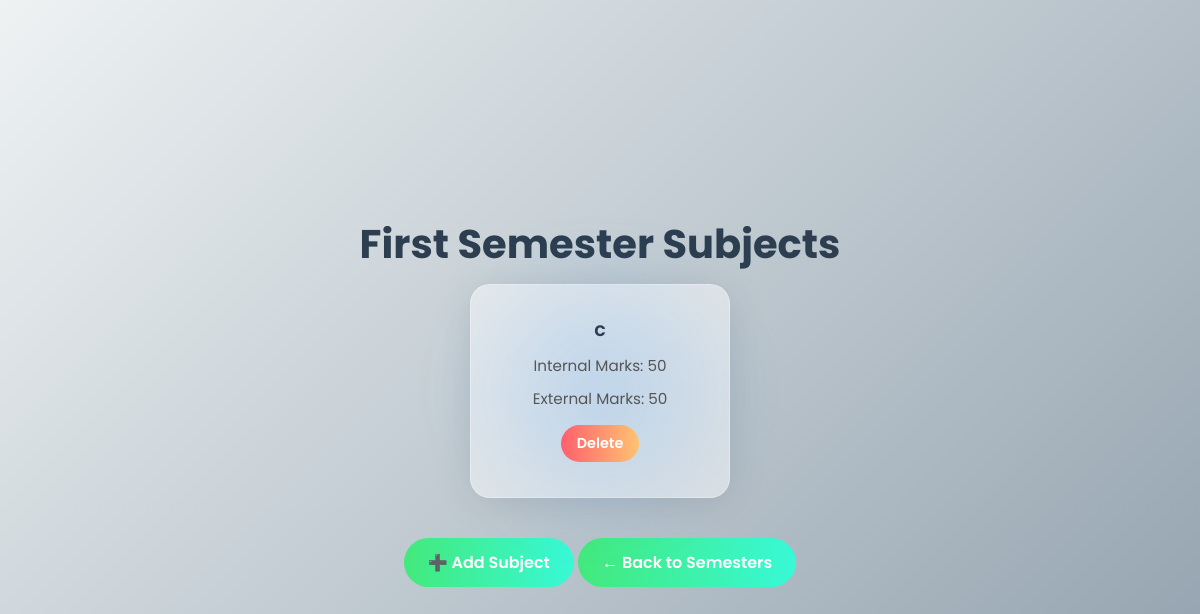
/principal/1/, run on an earlier commit of the app's database.
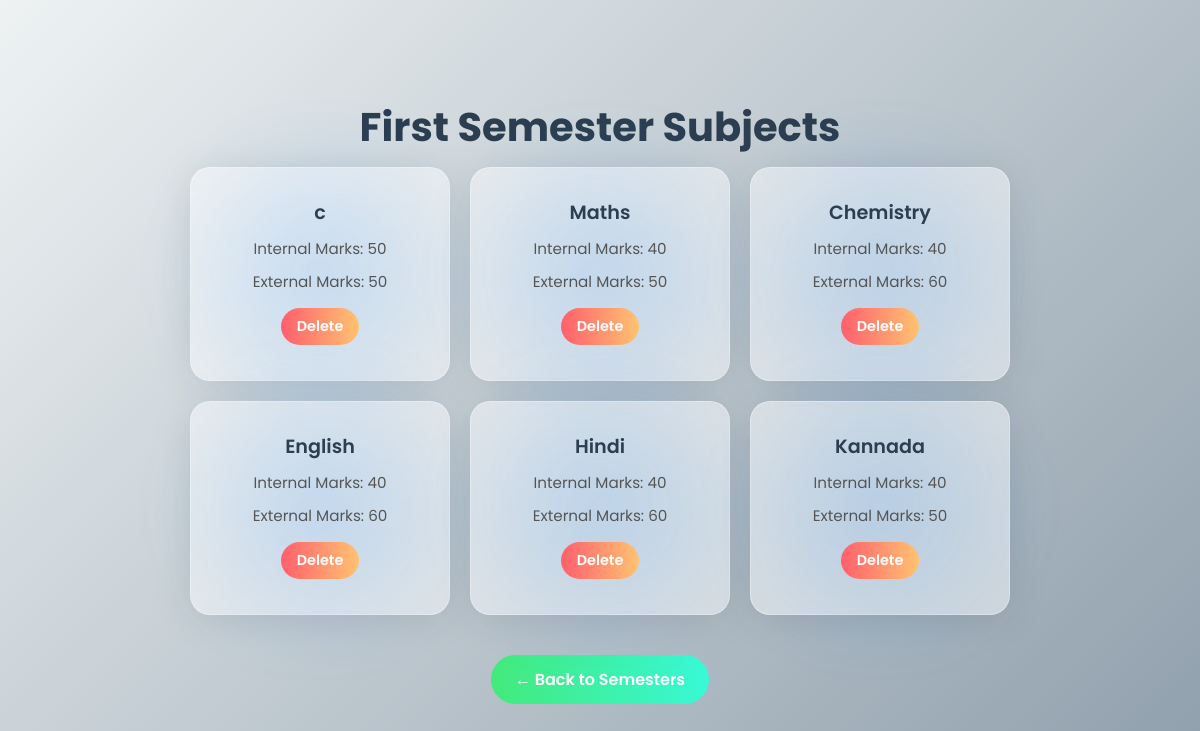
And on a later commit of the database.
### teacher/models.py (models this page shows)
class Subjects(models.Model):
    name = models.CharField(max_length=20)
    max_im = models.IntegerField()
    max_em = models.IntegerField()
    sem = models.IntegerField()

### principle/views.py (the view)
# urls.py: path('principal/<int:sem_id>/', subjects, name='subjects'),
def subjects(request, sem_id):
    subjects = Subjects.objects.filter(sem=sem_id)
    sem_name = {1: 'First Semester', 2: 'Second Semester', 3: 'Third Semester',
                4: 'Fourth Semester', 5: 'Fifth Semester', 6: 'Sixth Semester',
                7: 'Seventh Semester', 8: 'Eighth Semester'}
    return render(request, 'subjects.html', {'sem_id': sem_id, 'subjects': subjects, 'sem_name': sem_name.get(sem_id, 'Unknown Semester')})

### principle/templates/subjects.html (shortened to what this page needs)
<!DOCTYPE html>
<html lang="en">
<head>
</head>
<body>
  <div class="dashboard-container">
    <h1>{{sem_name}} Subjects</h1>
    <div class="card-grid">
      {% for subject in subjects %}
        <div class="glass-card">
          <div class="subject-title">{{ subject.name }}</div>
          <div class="subject-info">Internal Marks: {{ subject.max_im }}</div>
          <div class="subject-info">External Marks: {{ subject.max_em }}</div>
          <form method="POST" action="/principal/delete/{{ subject.id }}/" style="display:inline;">
            <button type="submit" class="btn-delete">Delete</button>
          </form>
        </div>
      {% empty %}
        <p>No subjects added yet for this semester.</p>
      {% endfor %}
    </div>
    {% if subjects|length < 6 %}
      <a href="/principal/add-subjects/{{ sem_id }}/" class="btn-add">➕ Add Subject</a>
    {% endif %}
    <a href="/principal/sem/" class="btn-add">← Back to Semesters</a>
  </div>
</body>
</html>

### principle/templates/subjects.html (style rules this page uses)
* { margin: 0; padding: 0; box-sizing: border-box; font-family: 'Poppins', sans-serif; }
body { min-height: 100vh; background: linear-gradient(135deg, #eef2f3, #8e9eab); display: flex; align-items: center; justify-content: center; padding: 50px 20px; }
.dashboard-container { width: 100%; max-width: 1000px; text-align: center; }
h1 { color: #2c3e50; font-size: 2.5rem; margin-bottom: 10px; animation: fadeIn 1s ease; }
.card-grid { display: flex; flex-wrap: wrap; gap: 20px; justify-content: center; }
.glass-card { background: rgba(255, 255, 255, 0.5); border-radius: 20px; box-shadow: 0 4px 40px rgba(0, 0, 0, 0.1); backdrop-filter: blur(15px); -webkit-backdrop-filter: blur(15px); border: 1px solid rgba(255, 255, 255, 0.3); padding: 30px; width: 260px; transition: transform 0.3s ease, box-shadow 0.3s ease; position: relative; animation: fadeIn 0.8s ease; }
.glass-card::before { content: ""; position: absolute; top: -20%; left: -20%; width: 140%; height: 140%; background: radial-gradient(circle at center, rgba(0, 123, 255, 0.15), transparent 70%); z-index: -1; border-radius: 20px; filter: blur(20px); }
.subject-title { font-size: 1.2rem; font-weight: 600; color: #2c3e50; margin-bottom: 10px; }
.subject-info { font-size: 0.95rem; color: #555; margin-bottom: 10px; }
.btn-edit, .btn-delete { background: linear-gradient(to right, #4facfe, #00f2fe); color: white; font-weight: 600; font-size: 0.9rem; padding: 8px 16px; border-radius: 25px; border: none; cursor: pointer; margin: 5px; transition: transform 0.3s ease, box-shadow 0.3s ease; text-decoration: none; display: inline-block; }
.btn-delete { background: linear-gradient(to right, #ff5f6d, #ffc371); }
.btn-add { margin-top: 40px; background: linear-gradient(to right, #43e97b, #38f9d7); color: white; font-weight: 600; font-size: 1rem; padding: 12px 24px; border-radius: 30px; text-decoration: none; display: inline-block; transition: transform 0.3s ease, box-shadow 0.3s ease; }

What changed in the data, as far as the page shows it:
added Subjects: name "Maths", max_im "40", max_em "50"
added Subjects: name "Chemistry", max_im "40", max_em "60"
added Subjects: name "English", max_im "40", max_em "60"
added Subjects: name "Hindi", max_im "40", max_em "60"
added Subjects: name "Kannada", max_im "40", max_em "50"
Also different on the page:
text no longer shown: "➕ Add Subject"
